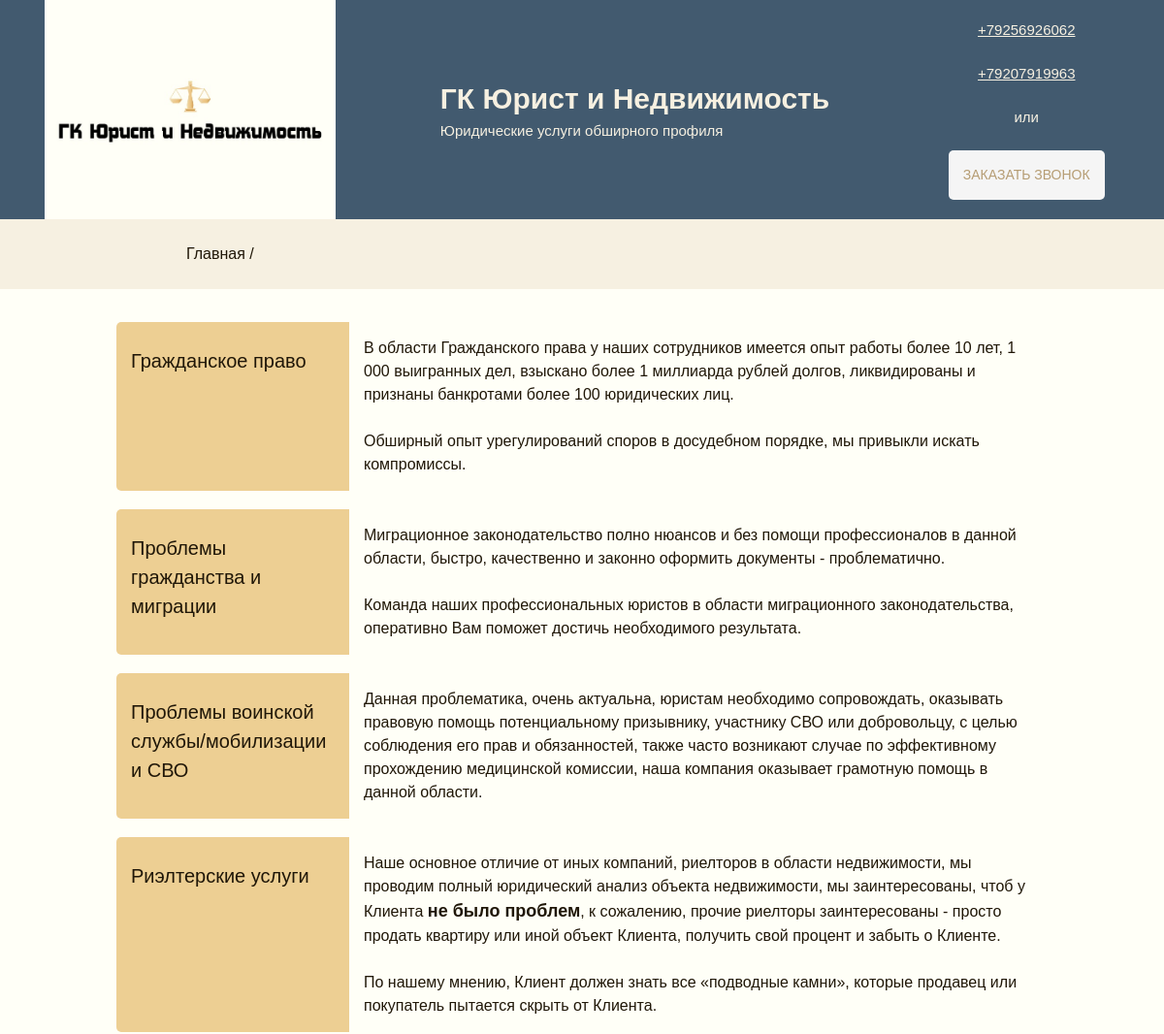
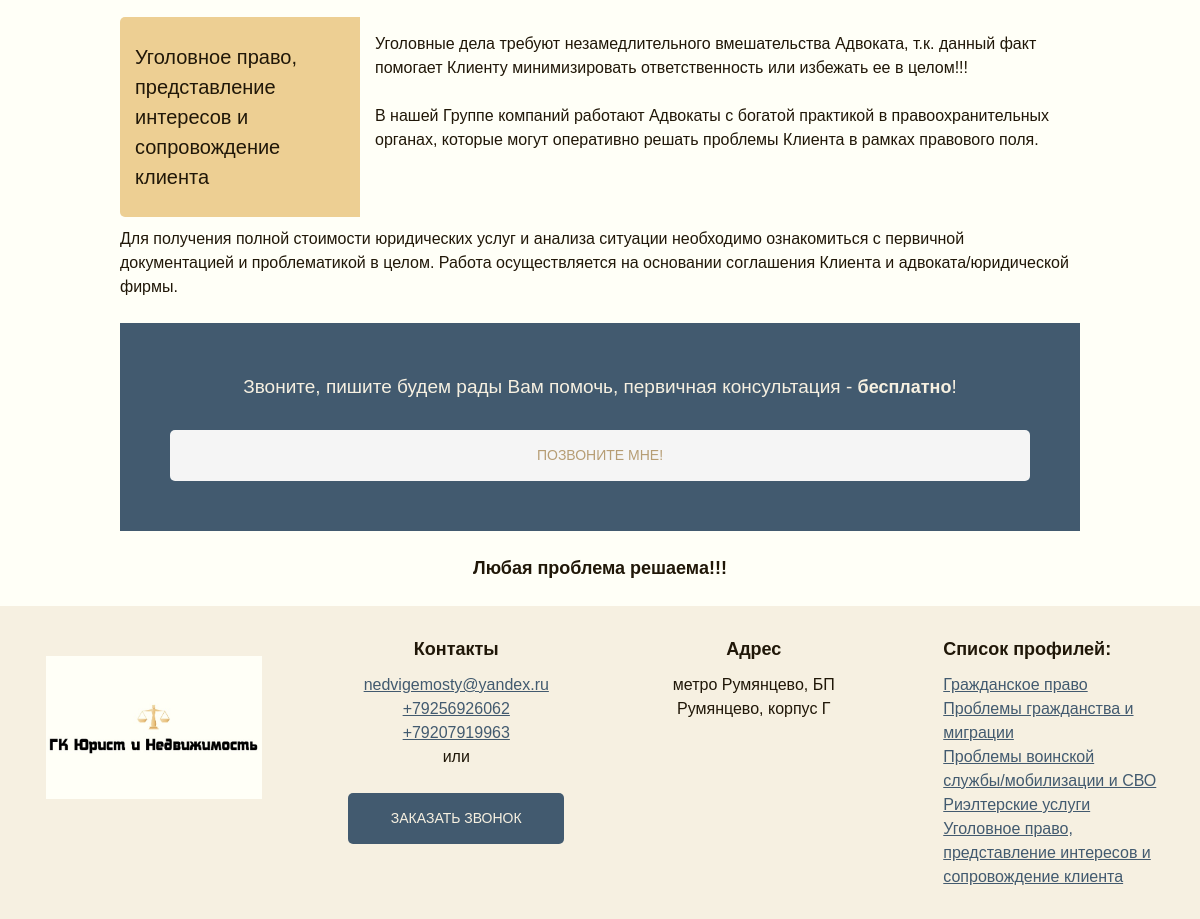
The page / on the database its author committed (2 pictures, top to bottom).
### tables this page shows
CREATE TABLE `content_headers` (
  `id` int NOT NULL,
  `header` text,
  `describtion` text,
  `file` varchar(50) DEFAULT NULL
);

### index.php (the view, shortened to what this page needs)
<!DOCTYPE html>
<html>
	<head>
		<link rel="stylesheet" href="css/style.css">
 	</head>
	<body>
		<div class="header flex_container color1">
			<div class="header_inner center logo_container">
				<div class="logo center">
					<a href="index.php"><img src="img/logo.jpg"></a>
				</div>
			</div>
			<div class="header_inner padding15 phone_hidden">
				<h1 class="header_inner_title">ГК Юрист и Недвижимость</h1>
				<div class="header_inner_text">Юридические услуги обширного профиля</div>
			</div>
			<div class="header_inner padding15 center header_inner_text">
				<a href="tel:+79671202250">+79256926062</a><br>
				<a href="tel:+79671202250">+79207919963</a><br>
				<div class="phone_hidden">
					или<br><br>
					<button class="all_corners light" onclick="location.href='contacts.html'">Заказать звонок</button>
				</div>
			</div>
		</div>
		<div class="breadcrumbs_inner color3">
			Главная /
		</div>
		<div class="main_inner">
		<?php
		include "php/bd.php";
		$query = "SELECT * FROM content_headers";
		$rez = mysqli_query($db, $query);
		while ($mas = mysqli_fetch_array($rez))
		{
			echo "
			<div class='profile_container flex_container'>
				<div class='left_corners profile_header color2' name='{$mas['file']}'>
					{$mas['header']}
				</div>
				<div class='profile_information padding15' name='{$mas['file']}'>
					{$mas['describtion']}
				</div>
			</div>
			";
		}
		?>
			<div>
				<div>
					Для получения полной стоимости юридических услуг и анализа ситуации необходимо ознакомиться
					с первичной документацией и проблематикой в целом. Работа осуществляется на основании соглашения
					Клиента и адвоката/юридической фирмы.
				</div>
				<br>
				<div class="highlight_box color1">
					<div class="highlight center">
						Звоните, пишите будем рады Вам помочь, первичная консультация - <span class="bigger_text">бесплатно</span>!
						<br><br>
						<div class="center"><button class="all_corners light" onclick="location.href='contacts.html'">Позвоните мне!</button></div>
					</div>
				</div>
				<br>
				<div class="bigger_text center">
					Любая проблема решаема!!!
				</div>
			</div>
		</div>
	</body>
</html>

### css/style.css (style rules this page uses)
* { margin: 0; padding: 0; -webkit-box-sizing: border-box; -moz-box-sizing: border-box; box-sizing: border-box; font-family: Trebuchet MS, sans-serif; line-height: 150%; }
html, body, table { height: 100%; width: 100%; }
html { background: #FFFFF7; color: #201708; }
.color1 { background: #425A6F; color: #F6F0E1; }
.color2 { background: #edcf93; }
.color3 { background: #F6F0E1; }
a:link, a:visited { color: #F6F0E1; }
a.dark:link, a.dark:visited { color: #425A6F; }
.center { text-align: center; }
.left { text-align: left; }
.bigger_text { font-size: 18px; font-weight: bold; }
.breadcrumbs_inner { padding: 2% 16% 2% 16%; }
.flex_container { display: flex; flex-wrap: wrap; }
.padding15 { padding: 15px; }
.all_corners { border-radius: 5px; }
.left_corners { border-top-left-radius: 5px; border-bottom-left-radius: 5px; }
button { text-transform: uppercase; outline: 0; padding: 15px; width: 100%; border: 0; font-size: 14px; cursor: pointer; background: #425A6F; color: #F6F0E1; }
button.light { background: #F5F5F5; color: #B69D74; }
img { height: 100%; width: 100%; object-fit: cover; }
.logo { width: 95%; margin: 20px 5px 20px 5px; }
.logo_container { background: #FFFFF7; display: flex !important; justify-content: space-around; width: 25%; }
.header { width: 100%; justify-content: space-around; align-items: center; }
.header_inner { display: grid; }
.header_inner_title { font-size: 30px; }
.header_inner_text { font-size: 15px; }
.main_inner { padding: 2% 10% 2% 10%; min-height: 75%; width: 100%; }
.footer { width: 100%; justify-content: space-around; align-items: top; }
.footer_inner { display: grid; grid-template-rows: max-content; width: 23%; padding: 30px; }
.footer_inner_title { padding: 0 0 10px 0; }
.profile_container { padding: 1% 0 1% 0; }
.profile_header { font-size: 20px; padding: 25px 10px 25px 15px; width: 25%; cursor: pointer; }
.profile_information { width: 75%; }
.profile_header ~ .profile_information::before { transform: scaleX(0); transform-origin: bottom right; }
.profile_header ~ .profile_information::before { content: " "; display: block; position: absolute; top: 0; right: 0; bottom: 0; left: 0; inset: 0 0 0 0; z-index: -1; transition: transform .3s ease; background: #edcf93; }
.profile_header ~ .profile_information { position: relative; }
.highlight_box { padding: 25px; }
.highlight { padding: 25px; font-size: 19px; }

### rows shown on the page
content_headers: header "Гражданское право", describtion "В области Гражданского права у наших сотрудников имеется опыт работы более 10 лет, 1 000 выигранных дел, взыскано более 1 миллиарда рублей долгов, ликвидированы и признаны банкротами более 100 юридических лиц. Обширный опыт урегулирований споров в досудебном порядке, мы привыкли искать компромиссы."
content_headers: header "Проблемы гражданства и миграции", describtion "Миграционное законодательство полно нюансов и без помощи профессионалов в данной области, быстро, качественно и законно оформить документы - проблематично. Команда наших профессиональных юристов в области миграционного законодательства, оперативно Вам поможет достичь необходимого результата."
content_headers: header "Проблемы воинской службы/мобилизации и СВО", describtion "Данная проблематика, очень актуальна, юристам необходимо сопровождать, оказывать правовую помощь потенциальному призывнику, участнику СВО или добровольцу, с целью соблюдения его прав и обязанностей, также часто возникают случае по эффективному прохождению медицинской комиссии, наша компания оказывает грамотную помощь в данной области."
content_headers: header "Риэлтерские услуги", describtion "Наше основное отличие от иных компаний, риелторов в области недвижимости, мы проводим полный юридический анализ объекта недвижимости, мы заинтересованы, чтоб у Клиента не было проблем , к сожалению, прочие риелторы заинтересованы - просто продать квартиру или иной объект Клиента, получить свой процент и забыть о Клиенте. По нашему мнению, Клиент должен знать все «подводные камни», которые продавец или покупатель пытается скрыть от Клиента."
content_headers: header "Уголовное право, представление интересов и сопровождение клиента", describtion "Уголовные дела требуют незамедлительного вмешательства Адвоката, т.к. данный факт помогает Клиенту минимизировать ответственность или избежать ее в целом!!! В нашей Группе компаний работают Адвокаты с богатой практикой в правоохранительных органах, которые могут оперативно решать проблемы Клиента в рамках правового поля."
